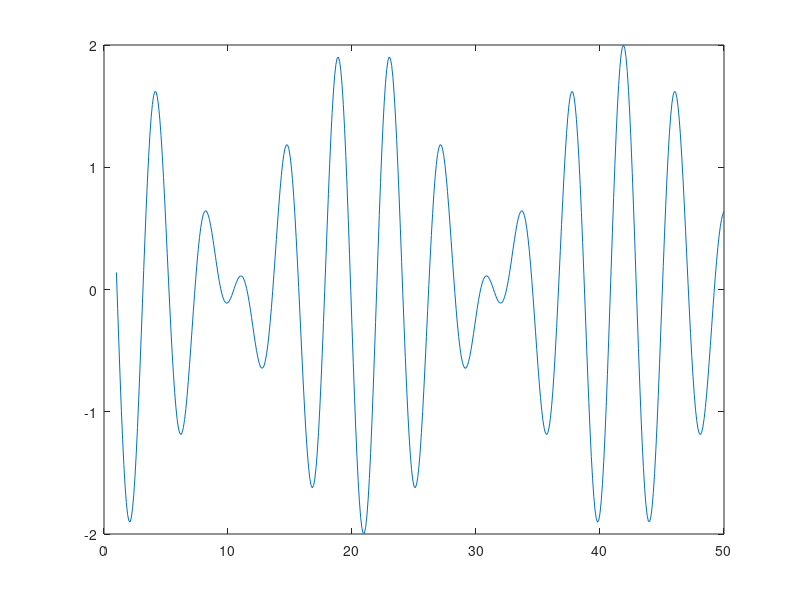

Reproduce this figure in MATLAB.
% Dispersion.

t     = 1:0.1:50;
x     = 0:0.01:4;
lamda = 0.2;
p     = 0.1;
w     = 1.5;
k     = 2*pi/lamda;
dw    = p*w;
dk    = p*k;
w1    = w - dw;
w2    = w + dw;
k1    = k - dk;
k2    = k + dk;

a=0;

if a == 1
    for ii = 1:length(t)
        
        figure(1)
        
        plot(x,cos(w1*t(ii) - k1*x) + cos(w2*t(ii) - k2*x))
        ylim([-2.1,2.1])
    end
else
    
    for ii = 1:length(x)
        figure(1)
        plot(t,cos(w1*t - k1*x(ii)) + cos(w2*t - k2*x(ii)))
        
    end
end